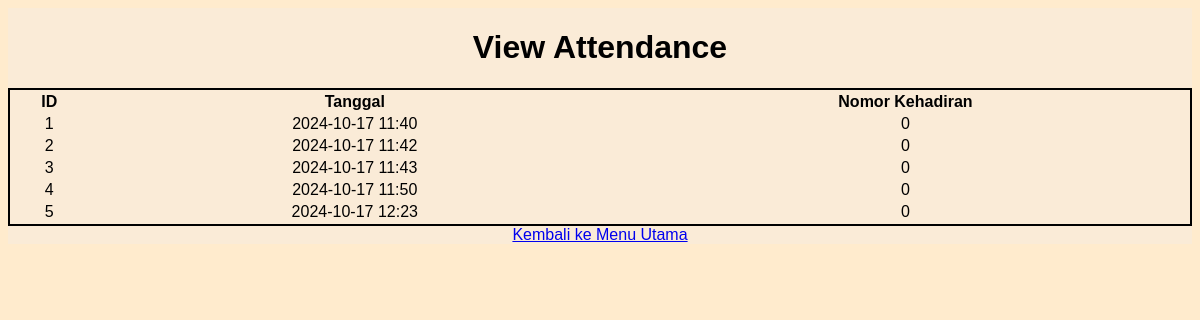
Page /view_attendance on the committed database.
### tables this page shows
CREATE TABLE attendance (
        id INTEGER PRIMARY KEY AUTOINCREMENT,
        nomor_kehadiran INTEGER NOT NULL,
        date_time DATETIME NOT NULL,
        FOREIGN KEY (id) REFERENCES users(id)
    );

### app.py (the view)
@app.route('/view_attendance')
def view_attendance():
    attendances = query_db('SELECT * FROM attendance')
    return render_template('view_member_attendance.html', attendances = attendances)

### database.py (called while the page is built)
def get_db():
    db = getattr(g, '_database', None)
    if db is None:
        db = g._database = sqlite3.connect(DATABASE)
        create_users_table()
        create_transaction_table()
        create_attendance_table()
    return db

def query_db(query, args=(), one=False):
    cur = get_db().execute(query, args)
    rv = cur.fetchall()
    cur.close()
    get_db().commit()
    return (rv[0] if rv else None) if one else rv

def create_users_table():
    create_table_query = '''
    CREATE TABLE IF NOT EXISTS members (
        id INTEGER PRIMARY KEY AUTOINCREMENT,
        name TEXT NOT NULL,
        no_hp TEXT NOT NULL,
        type TEXT NOT NULL
    )
    '''
    query_db(create_table_query)

def create_attendance_table():
    create_table_query = '''
    CREATE TABLE IF NOT EXISTS attendance (
        id INTEGER PRIMARY KEY AUTOINCREMENT,
        nomor_kehadiran INTEGER NOT NULL,
        date_time DATETIME NOT NULL,
        FOREIGN KEY (id) REFERENCES users(id)
    )
    '''
    query_db(create_table_query)

def create_transaction_table():
    create_table_query = '''
    CREATE TABLE IF NOT EXISTS payment (
        id INTEGER,
        fee FLOAT NOT NULL,
        date_time DATETIME NOT NULL,
        FOREIGN KEY (id) REFERENCES users(id)
    )
    '''
    query_db(create_table_query)

### templates/view_member_attendance.html (shortened to what this page needs)
{% extends 'base.html' %}
{% block head %}
    <link rel="stylesheet" href="{{url_for('static', filename='attendance.css')}}">
{% endblock %}
{% block body %}
<div class="content">
    <h1 style="text-align: center;">View Attendance</h1>
    {% if attendances|length < 1 %}
    <h4 style="text-align: center;">Belum Ada Kehadiran</h4>
    {% else %}
    <table>
        <tr>
            <th>ID</th>
            <th>Tanggal</th>
            <th>Nomor Kehadiran</th>
        </tr>
        {% for attendance in attendances %}
            <tr>
                <td>{{ attendance[0] }}</td>
                <td>{{ attendance[2] }}</td>
                <td>{{ attendance[1] }}</td>
            </tr>
        {% endfor %}
    </table>
    {% endif %}
    <a href="{{ url_for('homepage') }}" class="button">Kembali ke Menu Utama</a>
</div>
{% endblock %}

### static/attendance.css (style rules this page uses)
body { background-color: blanchedalmond; font-family: Arial, sans-serif; }
.content { display: flex; flex-direction: column; background-color: antiquewhite; text-align: center; }
table { border: 2px solid black; justify-content: center; }

### rows in the picture
attendance: id "1", date_time "2024-10-17 11:40", nomor_kehadiran "0"
attendance: id "2", date_time "2024-10-17 11:42", nomor_kehadiran "0"
attendance: id "3", date_time "2024-10-17 11:43", nomor_kehadiran "0"
attendance: id "4", date_time "2024-10-17 11:50", nomor_kehadiran "0"
attendance: id "5", date_time "2024-10-17 12:23", nomor_kehadiran "0"
